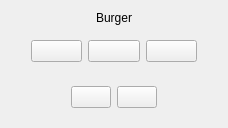
     <widget class="QWidget" name="burger">
      <layout class="QGridLayout" name="gridLayout_15">
       <item row="0" column="0">
        <layout class="QGridLayout" name="gridLayout_14">
         <item row="0" column="0">
          <layout class="QVBoxLayout" name="verticalLayout_11">
           <item>
            <widget class="QLabel" name="burger_label">
             <property name="text">
              <string>Burger</string>
             </property>
             <property name="alignment">
              <set>Qt::AlignCenter</set>
             </property>
            </widget>
           </item>
           <item>
            <layout class="QHBoxLayout" name="horizontalLayout_13">
             <item>
              <spacer name="verticalSpacer_10">
               <property name="orientation">
                <enum>Qt::Vertical</enum>
               </property>
               <property name="sizeHint" stdset="0">
                <size>
                 <width>20</width>
                 <height>40</height>
                </size>
               </property>
              </spacer>
             </item>
             <item>
              <widget class="QPushButton" name="burger_classic">
               <property name="text">
                <string/>
               </property>
               <property name="icon">
                <iconset resource="teaIcons/foods/foodIcons.qrc">
                 <normaloff>:/icons/burger/classic.png</normaloff>:/icons/burger/classic.png</iconset>
               </property>
               <property name="iconSize">
                <size>
                 <width>266</width>
                 <height>150</height>
                </size>
               </property>
               <property name="checkable">
                <bool>true</bool>
               </property>
              </widget>
             </item>
             <item>
              <widget class="QPushButton" name="burger_cheese">
               <property name="text">
                <string/>
               </property>
               <property name="icon">
                <iconset resource="teaIcons/foods/foodIcons.qrc">
                 <normaloff>:/icons/burger/cheese.png</normaloff>:/icons/burger/cheese.png</iconset>
               </property>
               <property name="iconSize">
                <size>
                 <width>266</width>
                 <height>150</height>
                </size>
               </property>
               <property name="checkable">
                <bool>true</bool>
               </property>
              </widget>
             </item>
             <item>
              <widget class="QPushButton" name="burger_egg">
               <property name="text">
                <string/>
               </property>
               <property name="icon">
                <iconset resource="teaIcons/foods/foodIcons.qrc">
                 <normaloff>:/icons/burger/egg.png</normaloff>:/icons/burger/egg.png</iconset>
               </property>
               <property name="iconSize">
                <size>
                 <width>266</width>
                 <height>150</height>
                </size>
               </property>
               <property name="checkable">
                <bool>true</bool>
               </property>
              </widget>
             </item>
             <item>
              <spacer name="verticalSpacer_11">
               <property name="orientation">
                <enum>Qt::Vertical</enum>
               </property>
               <property name="sizeHint" stdset="0">
                <size>
                 <width>20</width>
                 <height>40</height>
                </size>
               </property>
              </spacer>
             </item>
            </layout>
           </item>
           <item>
            <layout class="QHBoxLayout" name="horizontalLayout_12">
             <item>
              <spacer name="verticalSpacer_9">
               <property name="orientation">
                <enum>Qt::Vertical</enum>
               </property>
               <property name="sizeHint" stdset="0">
                <size>
                 <width>20</width>
                 <height>40</height>
                </size>
               </property>
              </spacer>
             </item>
             <item>
              <spacer name="horizontalSpacer_4">
               <property name="orientation">
                <enum>Qt::Horizontal</enum>
               </property>
               <property name="sizeHint" stdset="0">
                <size>
                 <width>40</width>
                 <height>20</height>
                </size>
               </property>
              </spacer>
             </item>
             <item>
              <widget class="QPushButton" name="burger_overload">
               <property name="text">
                <string/>
               </property>
               <property name="icon">
                <iconset resource="teaIcons/foods/foodIcons.qrc">
                 <normaloff>:/icons/burger/overloadd.png</normaloff>:/icons/burger/overloadd.png</iconset>
               </property>
               <property name="iconSize">
                <size>
                 <width>266</width>
                 <height>150</height>
                </size>
               </property>
               <property name="checkable">
                <bool>true</bool>
               </property>
              </widget>
             </item>
             <item>
              <widget class="QPushButton" name="burger_hamCheese">
               <property name="text">
                <string/>
               </property>
               <property name="icon">
                <iconset resource="teaIcons/foods/foodIcons.qrc">
                 <normaloff>:/icons/burger/hamCheese.png</normaloff>:/icons/burger/hamCheese.png</iconset>
               </property>
               <property name="iconSize">
                <size>
                 <width>266</width>
                 <height>150</height>
                </size>
               </property>
               <property name="checkable">
                <bool>true</bool>
               </property>
              </widget>
             </item>
             <item>
              <spacer name="horizontalSpacer_5">
               <property name="orientation">
                <enum>Qt::Horizontal</enum>
               </property>
               <property name="sizeHint" stdset="0">
                <size>
                 <width>40</width>
                 <height>20</height>
                </size>
               </property>
              </spacer>
             </item>
             <item>
              <spacer name="verticalSpacer_12">
               <property name="orientation">
                <enum>Qt::Vertical</enum>
               </property>
               <property name="sizeHint" stdset="0">
                <size>
                 <width>20</width>
                 <height>40</height>
                </size>
               </property>
              </spacer>
             </item>
            </layout>
           </item>
          </layout>
         </item>
        </layout>
       </item>
      </layout>
     </widget>
